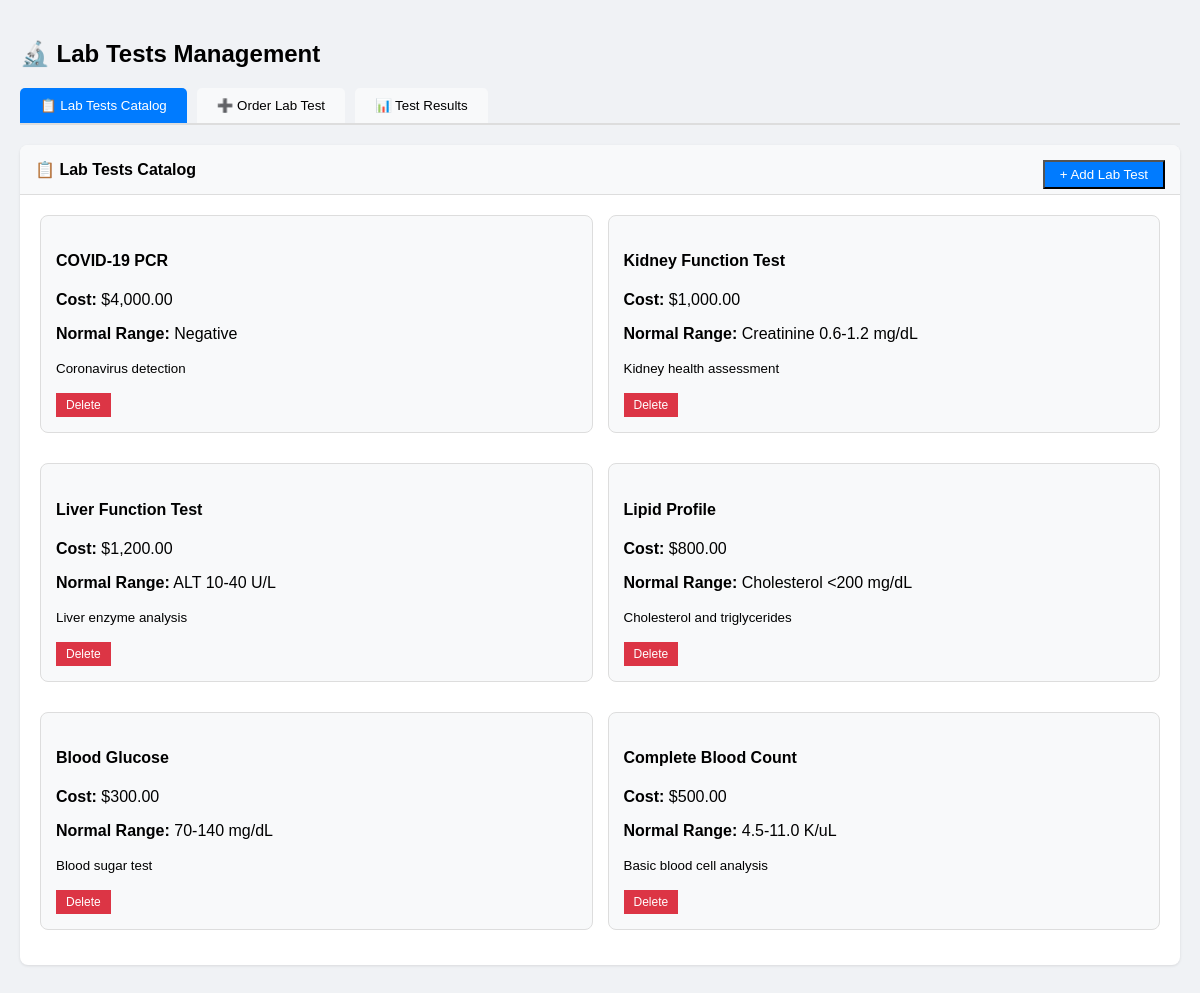
Screenshot of /try/labtests.php with the database file from the repository.
### tables this page shows
CREATE TABLE `labtest` (
  `LabTestID` int(11) NOT NULL,
  `TestName` varchar(100) NOT NULL,
  `StandardCost` decimal(10,2) NOT NULL DEFAULT 0.00,
  `NormalRange` varchar(100) DEFAULT NULL,
  `Description` text DEFAULT NULL,
  `PreparationInstructions` text DEFAULT NULL,
  `IsActive` tinyint(1) DEFAULT 1
);

### try/labtests.php (the view, shortened to what this page needs)
<?php
require_once 'db_config.php';
$labtests = $conn->query("SELECT * FROM LabTest WHERE IsActive = 1 ORDER BY LabTestID DESC");
?>
<!DOCTYPE html>
<html>
<head>
</head>
<body>
    <div class="container">
        <h2>🔬 Lab Tests Management</h2>
        <div class="nav-tabs">
            <button class="nav-tab active" onclick="showTab('testsList')">📋 Lab Tests Catalog</button>
            <button class="nav-tab" onclick="showTab('orderTests')">➕ Order Lab Test</button>
            <button class="nav-tab" onclick="showTab('results')">📊 Test Results</button>
        </div>
        <div id="testsList" class="tab-content active">
            <div class="card">
                <div class="card-header">
                    📋 Lab Tests Catalog
                    <button class="btn-primary" style="float: right; padding: 5px 15px;" onclick="showAddTestForm()">+ Add Lab Test</button>
                </div>
                <div class="card-body">
                    <div class="form-row">
                        <?php if($labtests && $labtests->num_rows > 0): ?>
                            <?php while($row = $labtests->fetch_assoc()): ?>
                                <div class="test-card">
                                    <h4><?php echo htmlspecialchars($row['TestName']); ?></h4>
                                    <p><strong>Cost:</strong> $<?php echo number_format($row['StandardCost'], 2); ?></p>
                                    <p><strong>Normal Range:</strong> <?php echo htmlspecialchars($row['NormalRange'] ?: 'N/A'); ?></p>
                                    <p><small><?php echo htmlspecialchars(substr($row['Description'], 0, 100)); ?></small></p>
                                    <a href="?page=labtests&delete_labtest=<?php echo $row['LabTestID']; ?>" class="btn-danger" style="padding: 5px 10px; text-decoration: none; display: inline-block;" onclick="return confirm('Delete this test?')">Delete</a>
                                </div>
                            <?php endwhile; ?>
                        <?php else: ?>
                            <p>No lab tests found</p>
                        <?php endif; ?>
                    </div>
                </div>
            </div>
        </div>
    </div>
</body>
</html>

### try/labtests.php (style rules this page uses)
body { font-family: Arial, sans-serif; background: #f0f2f5; margin: 0; padding: 20px; }
.container { max-width: 1200px; margin: 0 auto; }
.nav-tabs { display: flex; gap: 10px; margin-bottom: 20px; border-bottom: 2px solid #ddd; flex-wrap: wrap; }
.nav-tab { padding: 10px 20px; cursor: pointer; background: #f8f9fa; border: none; border-radius: 5px 5px 0 0; }
.nav-tab.active { background: #007bff; color: white; }
.tab-content { display: none; }
.tab-content.active { display: block; }
.card { background: white; border-radius: 8px; box-shadow: 0 1px 3px rgba(0,0,0,0.1); margin-bottom: 20px; }
.card-header { padding: 15px; border-bottom: 1px solid #ddd; font-weight: bold; background: #f8f9fa; border-radius: 8px 8px 0 0; }
.card-body { padding: 20px; }
.form-row { display: grid; grid-template-columns: repeat(2, 1fr); gap: 15px; }
.btn-primary { background: #007bff; color: white; }
.btn-danger { background: #dc3545; color: white; padding: 5px 10px; font-size: 12px; }
.test-card { border: 1px solid #ddd; border-radius: 8px; padding: 15px; margin-bottom: 15px; background: #f8f9fa; }

### rows the page displays
labtest: TestName "COVID-19 PCR", StandardCost "4,000.00", NormalRange "Negative", Description "Coronavirus detection"
labtest: TestName "Kidney Function Test", StandardCost "1,000.00", NormalRange "Creatinine 0.6-1.2 mg/dL", Description "Kidney health assessment"
labtest: TestName "Liver Function Test", StandardCost "1,200.00", NormalRange "ALT 10-40 U/L", Description "Liver enzyme analysis"
labtest: TestName "Lipid Profile", StandardCost "800.00", NormalRange "Cholesterol <200 mg/dL", Description "Cholesterol and triglycerides"
labtest: TestName "Blood Glucose", StandardCost "300.00", NormalRange "70-140 mg/dL", Description "Blood sugar test"
labtest: TestName "Complete Blood Count", StandardCost "500.00", NormalRange "4.5-11.0 K/uL", Description "Basic blood cell analysis"
